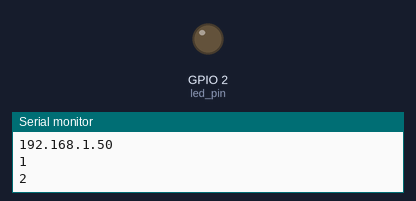
This sketch was run on a simulated ESP32. Parts: output pins drawn as LEDs (lit = HIGH), the last lines printed to the serial monitor. WiFi joins after 1.5 s; servers stay silent unless stated; no MQTT or app messages arrive unless stated.

Above: at 4.2 s.
At 14.5 s:
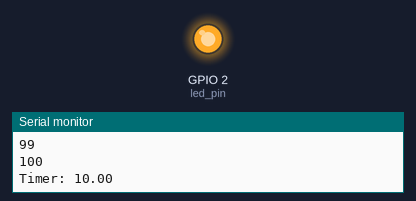
Timing chart, 0 to 30.5 s (numbered marks = the images above):
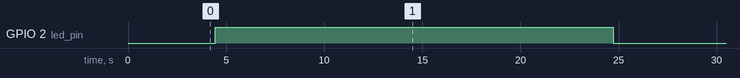

The sketch:

elc_gen_frq_model_mqtt.ino
```cpp
//Ado Haruna
//Dept of Mechatronics Engineering
//Bayero University, Kano - Nigeria
//aharuna.mct@buk.edu.ng
//1/23/2024

#include <WiFi.h>
#include <PubSubClient.h>

//WiFi and MQTT
// Update these with values suitable for your network.
const char* ssid = "Your WiFi SSID";
const char* password = "Your WiFI password";
const char* mqtt_username = "Your MQTT Username";
const char* mqtt_password = "Your MQTT password";
const char* mqtt_server = "Your MQTT host address";
const char* clientID = "ESP32";

//Variables
int count=0;
int led_pin = 2;          //ESP32 Devkit1 on-board LED
//generator model variables
int dT = 100;             //Sample Time
int prd_count;            //Sample Period count
int prev_millis=0;
float Ug = 1.00;          //Generator input
float Ud = 0.0;           //Dump load control signal
float Uk = 0.0;           //PI control signal
float delta_Uk = 0.0;     //incremental control signal
float yk = 0.0;           //Current system output freq
float yk_1= 0.0;          //Previous system output freq
float fg = 0.0;           //Current generator output
float fg_1 = 0.0;         //Previous generator output
float fs = 0.0;           //Current system output freq
float fs_1= 0.0;          //Previous system output freq
float fd = 0.0;           //DL output
float fc= 10.0;           //Consumer load rating
int CL_prd =200;          //consumer load period
float kp = 0.05;          //proportional gain
float ki = 0.01;          //integral gain
float ek=0.0;             //current error
float ek_1=0.0;           //previous error
float DL_w = -0.2;        //DL weight
int freq_ref=50;          //reference frequency
float V_const = 1.663;    //voltage conversion const
float I_const = 0.12;     //current conversion const
float V_line = 0.0;       //line-line output voltage
float I_DL =0.0;          //Dump load current
float i_RY_amps = 0;      //current in amps
float i_BR_amps = 0;      //current in amps
float i_YB_amps = 0;      //current in amps
//Wifi & MQTT variables
int max_timer = 360;      //maximum time in minutes
int mqtt_rt_set = 60;     //MQTT reconnect time preset (s)
int mqtt_rt_val = 0;      //MQTT reconnect timer value
int wifi_status;          //stores the WiFi connection status;
float time_on = 0;
int mqtt_pub_int = 0;     //mqtt data send interval
unsigned int exit_count = 0; //Idle settings exit counter

//MQTT WiFi Client
WiFiClient espClient;
PubSubClient client(mqtt_server, 1883, espClient);
unsigned long lastMsg = 0;
#define MSG_BUFFER_SIZE  (50)
char msg[MSG_BUFFER_SIZE];
String msg_str = "";
char mqtt_msg[10];

void setup() {
  Serial.begin(57600);
  pinMode(led_pin, OUTPUT);
  setup_wifi();
  client.setServer(mqtt_server, 1883);
}

void loop(){
  client.loop();
  unsigned long cur_millis = millis();
  if (cur_millis - prev_millis > dT)
  {
   prev_millis = cur_millis;
   prd_count++;
   mqtt_pub_int++;
   time_on = time_on + dT/1000.0; //(prd_count*dT)/1000;
   if (time_on > 999.0) time_on=0.0;  //reset the time
   Serial.println(prd_count);
   ELC_model();                       //call the ELC freq model
  }
  if (mqtt_pub_int==5){
    sensor_data();
    if (client.connected() != 0){
      msg_str = String(fs);
      msg_str.toCharArray(mqtt_msg,10);
      client.publish("Freq", mqtt_msg);
      msg_str = String(time_on);
      msg_str.toCharArray(mqtt_msg,10);
      Serial.print("Timer: ");
      Serial.println(mqtt_msg);
      client.publish("time_on", mqtt_msg);
      msg_str = String(i_RY_amps);
      msg_str.toCharArray(mqtt_msg,10);
      client.publish("R_amps", mqtt_msg);
      msg_str = String(i_BR_amps);
      msg_str.toCharArray(mqtt_msg,10);
      client.publish("Y_amps", mqtt_msg);
      msg_str = String(i_YB_amps);
      msg_str.toCharArray(mqtt_msg,10);
      client.publish("B_amps", mqtt_msg);
      msg_str = String(V_line);
      msg_str.toCharArray(mqtt_msg,10);
      client.publish("Volts", mqtt_msg);
    }
    else
    {
      //Decrease MQTT timer and reconnect
      mqtt_rt_val--;
      Serial.println(mqtt_rt_val);
      if (mqtt_rt_val < 1)
        {
          mqtt_rt_val=mqtt_rt_set;
          reconnect();
        }
    }
    mqtt_pub_int=0;
  }

//Simulate the consumer load
if (prd_count > CL_prd/2)
  {
    fc = 10;
    digitalWrite(led_pin, HIGH);
  }
if (prd_count > CL_prd)
  {
    fc = 0;
    prd_count=0;
    digitalWrite(led_pin, LOW);
  }
}

void ELC_model(){
  fg_1 = fg;                  //update the previous outptut
  fg = 0.905*fg_1 + 6.67*Ug;
  fs = fg-fd-fc;
//PI control algorithm
  ek_1 = ek;                  //update the error
  ek = freq_ref - fs;
  delta_Uk = (kp+ki)*ek;
  delta_Uk = delta_Uk -(kp*ek_1);
  Uk = Uk + delta_Uk;
  if (Uk > 0.0) Uk = 0.0;
  if (Uk < -2.0) Uk = -2.0;
  fd = Uk*DL_w*fg;             //weight Ud
}

void sensor_data(){
//Compute the line voltages and currents from the system model
  i_RY_amps = fd*I_const;
  i_BR_amps = i_RY_amps + 0.1;
  i_YB_amps = i_RY_amps + 0.2;
  V_line = fs*V_const;          //system output voltage
  count++;
}

 // Connect to a WiFi network
void setup_wifi() {
  Serial.println();
  Serial.print("Connecting to ");
  Serial.println(ssid);
  WiFi.mode(WIFI_STA);
  WiFi.begin(ssid, password);
  int count = 0;
  while (WiFi.status() != WL_CONNECTED)
  {
    count++;
    if (count>20) break;
    delay(250);
    Serial.println(WiFi.status());
    delay(250);
  }
  delay(500);
  if (WiFi.status() == WL_CONNECTED)
  {
    Serial.println(WiFi.status());
    Serial.println("");
    Serial.println("WiFi connected  ");
    Serial.println("IP address: ");
    Serial.println(WiFi.localIP());
    delay(2000);
  }
 else
 {
  Serial.println("WiFi NOT connected!");
  delay(2000);
 }
}   // END WiFi setup////////////

void reconnect() {
// Connect to MQTT Broker
    Serial.println();
    Serial.print("WiFi Status: ");
    Serial.println(WiFi.status());
if (WiFi.status()!= 3)
   {
    setup_wifi();
   }
else
   {
    Serial.println("Attempting MQTT connection...");
// Attempt to connect to MQTT
    if (client.connect(clientID, mqtt_username, mqtt_password))
      {
       Serial.println("connected");
       digitalWrite(led_pin, HIGH);
       delay(500);
       client.subscribe("LED");
      }
    else
      {
        Serial.print("failed, rc=");
        Serial.println(client.state());
    // Wait 2 seconds before retrying
        delay(2000);
      }
   }
}//END RECONNECT////////////////////
```

Measured:
- by itself, GPIO 2 (led_pin): repeats every 20.4 s: LOW 10.2 s, HIGH 10.1 s
